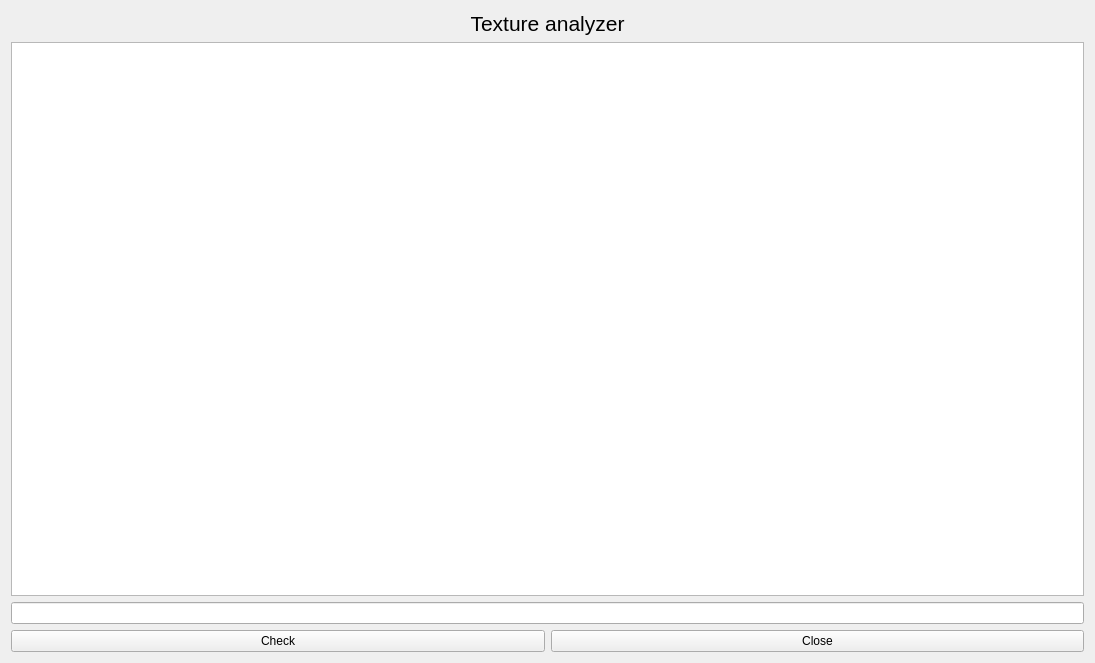
<?xml version="1.0" encoding="UTF-8"?>
<ui version="4.0">
 <class>textureChecker</class>
 <widget class="QWidget" name="textureChecker">
  <property name="geometry">
   <rect>
    <x>0</x>
    <y>0</y>
    <width>1095</width>
    <height>663</height>
   </rect>
  </property>
  <property name="sizePolicy">
   <sizepolicy hsizetype="Preferred" vsizetype="Preferred">
    <horstretch>0</horstretch>
    <verstretch>0</verstretch>
   </sizepolicy>
  </property>
  <property name="windowTitle">
   <string>Mesh checker</string>
  </property>
  <layout class="QVBoxLayout" name="verticalLayout_2">
   <item>
    <layout class="QVBoxLayout" name="verticalLayout">
     <item>
      <widget class="QLabel" name="label">
       <property name="font">
        <font>
         <pointsize>16</pointsize>
        </font>
       </property>
       <property name="text">
        <string>Texture analyzer</string>
       </property>
       <property name="alignment">
        <set>Qt::AlignCenter</set>
       </property>
      </widget>
     </item>
     <item>
      <layout class="QHBoxLayout" name="horizontalLayout_3">
       <item>
        <widget class="QTableWidget" name="texCheckerTableWidget"/>
       </item>
      </layout>
     </item>
     <item>
      <widget class="QLineEdit" name="statusLine"/>
     </item>
     <item>
      <layout class="QHBoxLayout" name="horizontalLayout">
       <item>
        <widget class="QPushButton" name="checkButton">
         <property name="text">
          <string>Check</string>
         </property>
        </widget>
       </item>
       <item>
        <widget class="QPushButton" name="closeButton">
         <property name="text">
          <string>Close</string>
         </property>
        </widget>
       </item>
      </layout>
     </item>
    </layout>
   </item>
  </layout>
 </widget>
 <resources/>
 <connections/>
</ui>
